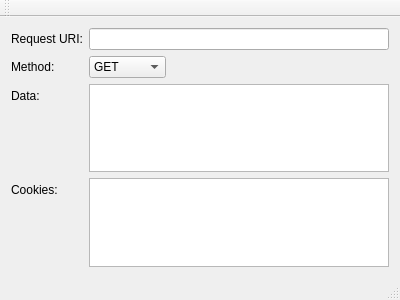
<?xml version="1.0" encoding="UTF-8"?>
<ui version="4.0">
 <class>MainWindow</class>
 <widget class="QMainWindow" name="MainWindow">
  <property name="geometry">
   <rect>
    <x>0</x>
    <y>0</y>
    <width>400</width>
    <height>300</height>
   </rect>
  </property>
  <property name="windowTitle">
   <string>MainWindow</string>
  </property>
  <widget class="QWidget" name="centralWidget">
   <layout class="QFormLayout" name="formLayout">
    <item row="0" column="0">
     <widget class="QLabel" name="label">
      <property name="text">
       <string>Request URI:</string>
      </property>
     </widget>
    </item>
    <item row="0" column="1">
     <widget class="QLineEdit" name="lineEdit"/>
    </item>
    <item row="1" column="0">
     <widget class="QLabel" name="label_2">
      <property name="text">
       <string>Method:</string>
      </property>
     </widget>
    </item>
    <item row="1" column="1">
     <widget class="QComboBox" name="comboBox">
      <property name="sizePolicy">
       <sizepolicy hsizetype="Fixed" vsizetype="Fixed">
        <horstretch>0</horstretch>
        <verstretch>0</verstretch>
       </sizepolicy>
      </property>
      <item>
       <property name="text">
        <string>GET</string>
       </property>
      </item>
      <item>
       <property name="text">
        <string>POST</string>
       </property>
      </item>
      <item>
       <property name="text">
        <string>PUT</string>
       </property>
      </item>
      <item>
       <property name="text">
        <string>DELETE</string>
       </property>
      </item>
     </widget>
    </item>
    <item row="2" column="0">
     <widget class="QLabel" name="label_3">
      <property name="text">
       <string>Data:</string>
      </property>
     </widget>
    </item>
    <item row="2" column="1">
     <widget class="QPlainTextEdit" name="plainTextEdit"/>
    </item>
    <item row="3" column="0">
     <widget class="QLabel" name="label_4">
      <property name="text">
       <string>Cookies:</string>
      </property>
     </widget>
    </item>
    <item row="3" column="1">
     <widget class="QPlainTextEdit" name="plainTextEdit_2"/>
    </item>
   </layout>
  </widget>
  <widget class="QMenuBar" name="menuBar">
   <property name="geometry">
    <rect>
     <x>0</x>
     <y>0</y>
     <width>400</width>
     <height>23</height>
    </rect>
   </property>
  </widget>
  <widget class="QToolBar" name="mainToolBar">
   <attribute name="toolBarArea">
    <enum>TopToolBarArea</enum>
   </attribute>
   <attribute name="toolBarBreak">
    <bool>false</bool>
   </attribute>
  </widget>
  <widget class="QStatusBar" name="statusBar"/>
 </widget>
 <layoutdefault spacing="6" margin="11"/>
 <resources/>
 <connections/>
</ui>
